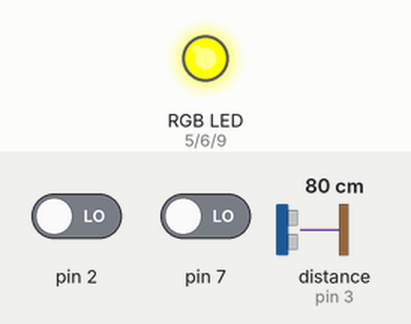
Recording of a sketch running on a simulated Arduino Uno, built with avr-gcc and run on an emulated ATmega328P. Parts: an RGB LED mixed from three pins (HIGH = lit). Wiring (inferred from the names in the program): ultrasonic range finder: trigger pin 4; echo pin 3. The test bench sets the inputs (shaded band); at power-on: pin 2 LOW, pin 7 LOW, distance to the obstacle (sensor on pin 3) 80 cm. The echo pulse lasts 58.3 µs per cm; pins used as bus, display or sensor lines are not drawn; what the sketch prints to the serial monitor is not drawn.

Above: at 0.1 s.
Timing chart, 0 to 1.6 s (numbered marks = the images above):
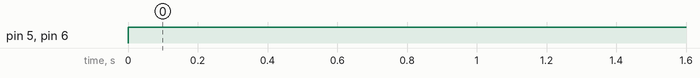

The sketch:

Firmware.ino
```cpp
#include "HCSR04.h"
#include "RGBLed.h"

//Modules pointers
HCSR04 *ultrasonic;
RGBLed *led;

void setup()
{
	Serial.begin(9600);

	ultrasonic = HCSR04::getInstance();
	led = RGBLed::getInstance();
}

void loop()
{
	int sample;
	sample = ultrasonic->readCentimeters();
	Serial.println(sample);
	if(sample > 100)
		led->setRGB(255,0,0);
	else if(sample > 50)
		led->setRGB(0,255,0);
	else
		led->setRGB(0,0,255);

	delay(200);
}
```

HCSR04.cpp
```cpp
#include "HCSR04.h"

/**************************************************************/
/* Singelton section - promise just one instance of this class*/
/**************************************************************/
HCSR04* HCSR04::instance = 0;
HCSR04* HCSR04::getInstance()
{
	if(instance == 0)
		instance = new HCSR04;
	return instance;
}
/*End singleton section*/

/***********************/
/*Class implemantation:*/
/***********************/

HCSR04::HCSR04() //HCSR04 constractor function
{
	triggerBitMask 	= digitalPinToBitMask(HCSR04_TRIGGER_PIN); // Get the port register bitmask for the trigger pin.
	echoBitMask 		= digitalPinToBitMask(HCSR04_ECHO_PIN);       // Get the port register bitmask for the echo pin.

	triggerOutputRegister 	= portOutputRegister(digitalPinToPort(HCSR04_TRIGGER_PIN)); // Get the output port register for the trigger pin.
	echoInputRegister 		= portInputRegister(digitalPinToPort(HCSR04_ECHO_PIN));         // Get the input port register for the echo pin.

	pinMode(HCSR04_TRIGGER_PIN,OUTPUT);
	pinMode(HCSR04_ECHO_PIN,INPUT);
}

int HCSR04::read()
{
	//Send 10uS high pulse to the trigger pin:
	*triggerOutputRegister |= triggerBitMask;	// Set trigger pin high
	delayMicroseconds(10);						// Wait 10uS
	*triggerOutputRegister &= ~triggerBitMask;	// Set trigger pin low.

	//Wait ehco pin to turn up:
	uint8_t timeOut =  micros() + MAX_EHCO_DOWN; // Set a timeout for waiting echo to raise
	while (!(*echoInputRegister & echoBitMask))
	{
		if (micros() > timeOut)
			return TIME_OUT;
	}

	//Wait echo pin to turn down:
	timeOut = micros() + MAX_EHCO_UP; // Set a timeout for waiting echo to fall
	while (*echoInputRegister & echoBitMask)
	{
		if (micros() > timeOut)
			return TIME_OUT;
	}
	return micros() - (timeOut - MAX_EHCO_UP);
}

int HCSR04::readInches() //Convert uS to inches
{
	unsigned int echoTime = HCSR04::read();
	return (echoTime == TIME_OUT) ? TIME_OUT : echoTime / INCH_ROUNDTRIP_TIME;
}

int HCSR04::readCentimeters() //Convert uS to centimetres
{
	unsigned int echoTime = HCSR04::read();
	return (echoTime == TIME_OUT) ? TIME_OUT : echoTime / CM_ROUNDTRIP_TIME;
}

/*End class implemantation*/
```

HCSR04.h
```cpp
#ifndef HCSR04_H
#define HCSR04_H

#include "Arduino.h"
#include "avr/io.h"
#include "Pins.h"

#define MAX_EHCO_DOWN 500			// Time out for waiting EHCO raise up in uS
#define MAX_EHCO_UP 30000			// Time out for waiting EHCO fall down in uS
#define TIME_OUT -1					// Time out error

#define INCH_ROUNDTRIP_TIME 148		//The time(in uS) take the sound to move 2 inches
#define CM_ROUNDTRIP_TIME 58		//The time(in uS) take the sound to move 2 centimetres


class HCSR04
{
	public:
		static HCSR04* getInstance();
		int read();
		int readInches();
		int readCentimeters();
	protected: //protected insure just one instance will create
		HCSR04();
	private:
		static HCSR04* instance;

    //register from pins:
    uint8_t triggerBitMask;
    uint8_t echoBitMask;
    volatile uint8_t *triggerOutputRegister;
    volatile uint8_t *echoInputRegister;
};


#endif //HCSR04_H
```

RGBLed.cpp
```cpp
#include "RGBLed.h"

/**************************************************************/
/* Singelton section - promise just one instance of this class*/
/**************************************************************/
RGBLed* RGBLed::instance = 0;
RGBLed* RGBLed::getInstance()
{
	if(instance == 0)
		instance = new RGBLed;
	return instance;
}

/*End singleton section*/

/***********************/
/*Class implemantation:*/
/***********************/

RGBLed::RGBLed()
{
    pinMode(RGBLED_RED_PIN, OUTPUT);
	pinMode(RGBLED_GREEN_PIN, OUTPUT);
	pinMode(RGBLED_BLUE_PIN, OUTPUT);
}
void RGBLed::setRGB(int R, int G, int B)
{
	analogWrite(RGBLED_RED_PIN,255-R);
	analogWrite(RGBLED_GREEN_PIN,255-G);
	analogWrite(RGBLED_BLUE_PIN,255-B);
}
void RGBLed::turnOff()
{
	digitalWrite(RGBLED_RED_PIN,0);
	digitalWrite(RGBLED_GREEN_PIN,0);
	digitalWrite(RGBLED_BLUE_PIN,0);
}
```

RGBLed.h
```cpp
#ifndef RGBLED_H
#define RGBLED_H

#include "Pins.h"
#include "arduino.h"

class RGBLed
{
	public:
		static RGBLed* getInstance();
		void setRGB(int R, int G, int B);
		void turnOff();
	protected:
		RGBLed();
	private:
		static RGBLed* instance;
};
#endif //__RGBLED_H
```

Pins.h
```cpp
/*
PIN OUT header file

Produced automatically by Circuito Ltd

MicroController - Arduino pro micro 5V/16MHz
Peripherals:
	inputs:
		HC-SR04 Ultrasonic sensor
	outputs:
		RGB Led Common anode
*/

#ifndef PINS_H
#define PINS_H

/*HC-SR04*/
#define HCSR04_ECHO_PIN 	3
#define HCSR04_TRIGGER_PIN 	4

/*RGB led Common anode*/
#define RGBLED_RED_PIN 		5
#define RGBLED_GREEN_PIN	6
#define RGBLED_BLUE_PIN		9

#endif //__PINS_H
```

Measured:
- by itself, pin 5 (RGBLED_RED_PIN), pin 6 (RGBLED_GREEN_PIN): LOW → HIGH at 0.00 s
